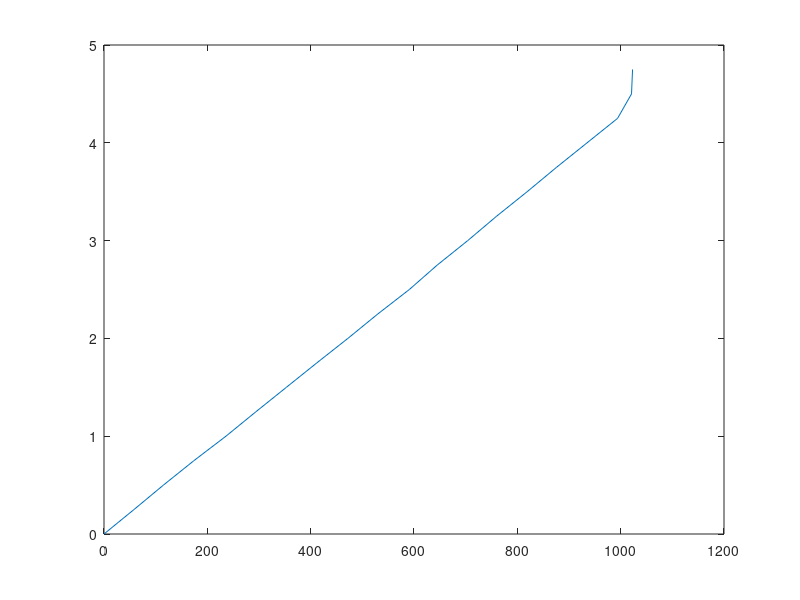

The MATLAB script that drew this image:
close all;
x=[0,58,115,174,236,294,353,412,472,530,591,645,704,760,819,876,935,994,1021,1023];
y=0:0.25:4.75;
plot(x,y);
shg